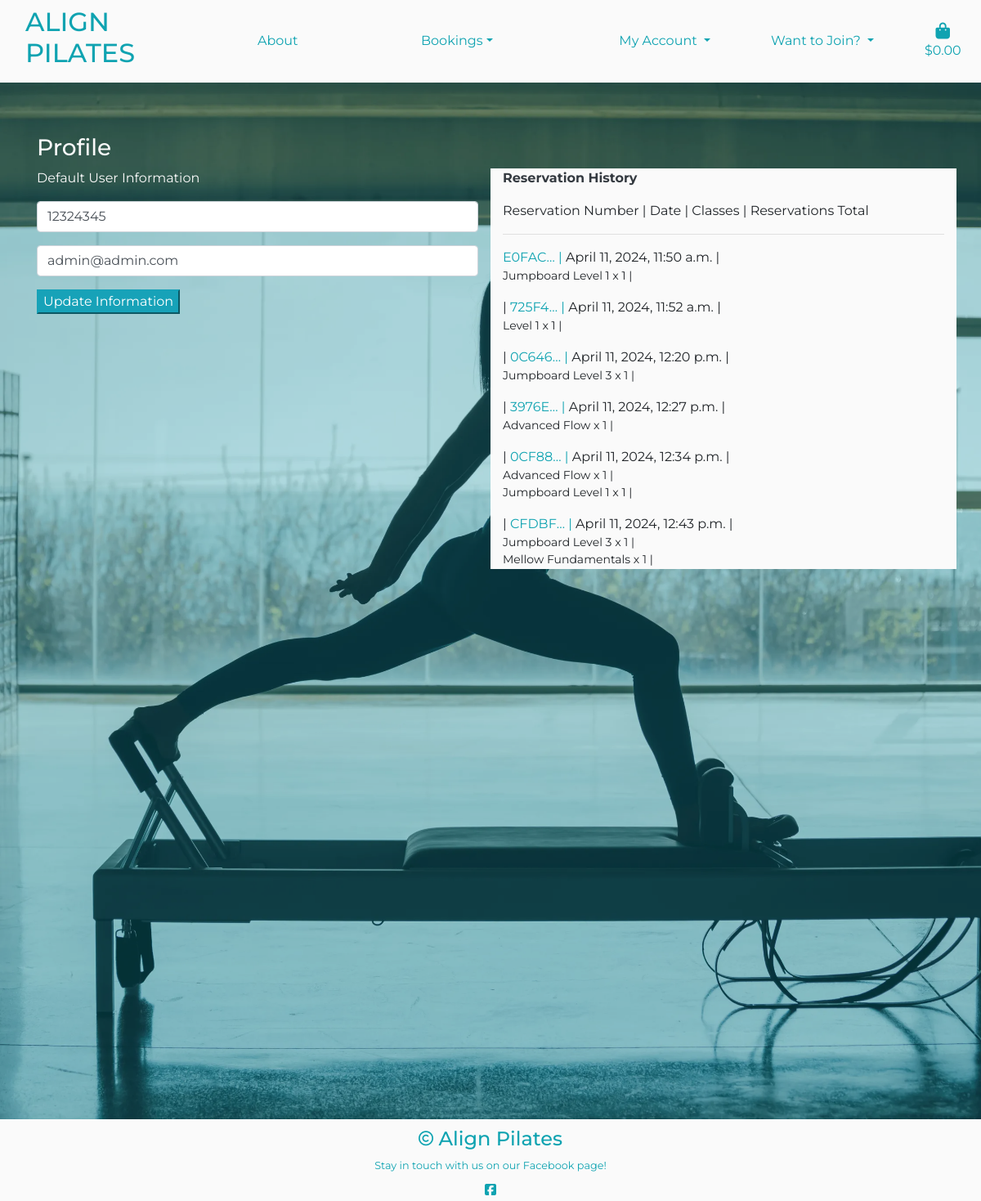
/profile/ (signed in), run on the app's committed database.
### profiles/models.py (models this page shows, shortened)
class UserProfile(models.Model):
    user = models.OneToOneField(User, on_delete=models.CASCADE)
    default_phone_number = models.CharField(max_length=20, null=True, blank=True)
    email = models.EmailField(max_length=254, null=False, blank=False)

### checkout/models.py (models this page shows, shortened)
class Reservation(models.Model):
    reservation_number = models.CharField(max_length=32, null=False, editable=False)
    user_profile = models.ForeignKey(UserProfile, on_delete=models.SET_NULL, null=True,
                                    blank=True, related_name='reservations')
    full_name = models.CharField(max_length=50, null=False, blank=False)
    email = models.EmailField(max_length=254, null=False, blank=False)
    phone_number = models.CharField(max_length=20, null=False, blank=False)
    date = models.DateTimeField(auto_now_add=True)
    reservation_total = models.DecimalField(max_digits=10, decimal_places=2, null=False, default=0)
    original_basket = models.TextField(null=False, blank=False, default='')
    stripe_pid = models.CharField(max_length=254, null=False, blank=False, default='')

class ReservationLineItem(models.Model):
    reservation = models.ForeignKey(Reservation, null=False, blank=False, on_delete=models.CASCADE, related_name='lineitems')
    class_type = models.ForeignKey(Class_Type, null=False, blank=False, on_delete=models.CASCADE)
    quantity = models.IntegerField(null=False, blank=False, default=1)
    lineitem_total = models.DecimalField(max_digits=6, decimal_places=2, null=False, blank=False, editable=False)

### classes/models.py (models this page shows)
class Class_Type(models.Model):
    name = models.CharField(max_length=254)
    level = models.ForeignKey('Level', null=True, blank=True, on_delete=models.SET_NULL)
    description = models.TextField()
    teacher = models.CharField(max_length=254)
    cost = models.DecimalField(max_digits=4, decimal_places=2)
    time = models.TimeField()
    day = models.CharField(max_length=9)
    rating = models.DecimalField(max_digits=6, decimal_places=2, null=True, blank=True)
    day_number = models.IntegerField(default=1)
    def __str__(self):
        return self.name

### profiles/views.py (the view)
# urls.py: path('profile/', include('profiles.urls')),
@login_required
def profile(request):
    profile = get_object_or_404(UserProfile, user=request.user)
    if request.method == "POST":
        form = UserProfileForm(request.POST, instance=profile)
        if form.is_valid():
            form.save()
            messages.success(request, 'Profile Updated Successfully!')
        else:
            messages.error(request, 'Updating failed, please try again.')
    else:
        form = UserProfileForm(instance=profile)
    reservations = profile.reservations.all()
    template = 'profiles/profile.html'
    context = {
        'form': form,
        'reservations': reservations,
        'on_profile_page': True,
    }
    return render(request, template, context)

### profiles/forms.py
class UserProfileForm(forms.ModelForm):
    class Meta:
        model = UserProfile
        exclude = ('user',)
    def __init__(self, *args, **kwargs):
        super().__init__(*args, **kwargs)
        placeholders = {
            'full_name': 'Full Name',
            'email': 'Email Address',
            'default_phone_number': 'Phone Number',
        }
        self.fields['default_phone_number'].widget.attrs['autofocus'] = True
        for field in self.fields:
            if self.fields[field].required:
                placeholder = f'{placeholders[field]} *'
            else:
                placeholder = placeholders[field]
            self.fields[field].widget.attrs['placeholder'] = placeholder
            self.fields[field].widget.attrs['class'] = 'profile-form-input'
            self.fields[field].label = False

### basket/contexts.py (called while the page is built, shortened)
def basket_contents(request):
    basket_items = []
    grand_total = 0
    class_count = 0
    cost = 15
    basket = request.session.get('basket', {})
    context = {
        'basket_items': basket_items,
        'grand_total': grand_total,
        'class_count': class_count,
    }
    return context

### profiles/templates/profiles/profile.html (shortened to what this page needs)
{% extends 'base.html' %}
{% load static %}
{% block extra_css %}
    <link rel="stylesheet" href="{% static 'profiles/css/profile.css' %}">
{% endblock %}
{% block page_header %}
    <div class="container header-container">
    </div>
{% endblock %}
{% block content %}
    <div class="overlay"></div>
    <div class="container">
        <div class="row">
            <div class="col">
                <h3>Profile</h3>
            </div>
        </div>
        <div class="row">
            <div class="col-12 col-lg-6">
                <p>Default User Information</p>
                <form action="{% url 'profile' %}" class="mt-3" method="POST" id="profile-update-info-form">
                    {{ form|crispy }}
                    <button class="button btn-info">Update Information</button>
                </form>
            </div>
            <div class="col-12 col-lg-6 reservation-history-container">
                <p class="reservation-header tex">Reservation History</p>
                <div class="table-responsive reservation-table">
                    <div class="table table-sm">
                        <thead>
                            <tr>
                                <th>Reservation Number |</th>
                                <th>Date |</th>
                                <th>Classes |</th>
                                <th>Reservations Total</th>
                            </tr>
                        </thead>
                        <hr>
                        <tbody>
                            {% for reservation in reservations %}
                                <tr>
                                    <td>
                                        <a href="{% url 'reservation_history' reservation.reservation_number %}"
                                        title="{{ reservation.reservation_number }}">
                                        {{ reservation.reservation_number|truncatechars:6 }} |
                                        </a>
                                    </td>
                                    <td>{{ reservation.date }} |</td>
                                    <td>
                                        <ul class="list-unstyled">
                                            {% for reservation in reservation.lineitems.all %}
                                                <li class="small">{{ reservation.class_type }} x {{ reservation.quantity }} |</li>
                                            {% endfor %}
                                        </ul>
                                    </td>
                                    <td>{{ reservation.grand_total }} |</td>
                                </tr>
                            {% endfor%}
                        </tbody>
                    </div>
                </div>
            </div>
        </div>
    </div>
{% endblock %}

### static/css/base.css (style rules this page uses)
html { height: 100%; }
body { background: url('/media/pilates-site-header.webp') no-repeat center center fixed; height: calc(100vh - 164px); background-size: cover; color: #fafafa; font-family: 'Montserrat'; min-height: 100vh; display: flex; flex-direction: column; }
.header-container { height: 164px; }
.reservation-history-container { background-color: #fafafa; margin-bottom: 40px; }
.reservation-header { color: #343a40; font-weight: bold; }
button, .btn { margin-bottom: 10px; }
a { color: #0FA3B1; }
.overlay { height: 100%; width: 100%; top: 0; left: 0; position: fixed; background: #0FA3B1; opacity: 0.3; z-index: -1; }

### profiles/static/profiles/css/profile.css (style rules this page uses)
#profile-update-info-form input::placeholder, #profile-update-info-form { color: #2D3142; }
.reservation-table { max-height: 450px; overflow-y: auto; color: #fafafa !important; }

### data on the page
UserProfile: default_phone_number "12324345", email "admin@admin.com"
Reservation: reservation_number "E0FAC…", date "April 11, 2024, 11:50 a.m."
ReservationLineItem: class_type "Jumpboard Level 1", quantity "1"
Reservation: reservation_number "725F4…", date "April 11, 2024, 11:52 a.m."
ReservationLineItem: class_type "Level 1", quantity "1"
Reservation: reservation_number "0C646…", date "April 11, 2024, 12:20 p.m."
ReservationLineItem: class_type "Jumpboard Level 3", quantity "1"
Reservation: reservation_number "3976E…", date "April 11, 2024, 12:27 p.m."
ReservationLineItem: class_type "Advanced Flow", quantity "1"
Reservation: reservation_number "0CF88…", date "April 11, 2024, 12:34 p.m."
ReservationLineItem: class_type "Advanced Flow", quantity "1"
ReservationLineItem: class_type "Jumpboard Level 1", quantity "1"
Reservation: reservation_number "CFDBF…", date "April 11, 2024, 12:43 p.m."
ReservationLineItem: class_type "Jumpboard Level 3", quantity "1"
ReservationLineItem: class_type "Mellow Fundamentals", quantity "1"
